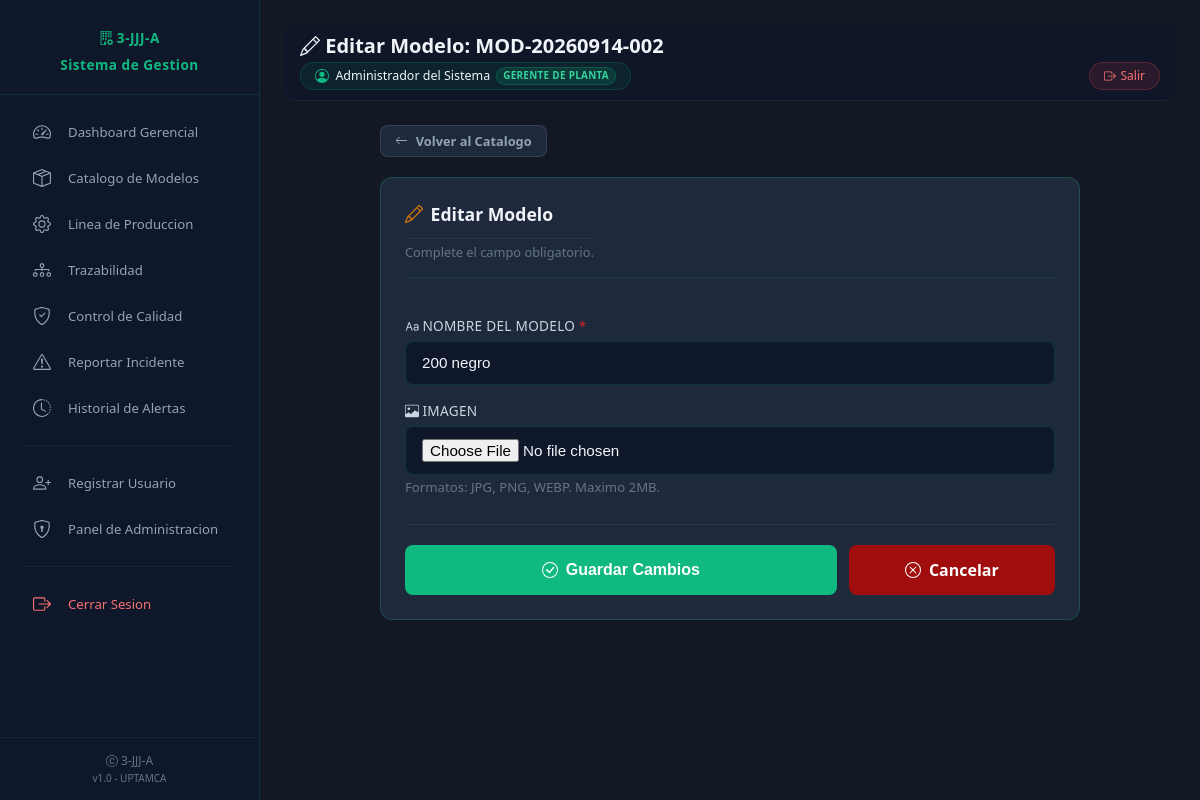
The page /catalogo/editar/MOD-20260914-002/ (signed in) on the database its author committed.
### core/models.py (models this page shows, shortened)
class Usuario(AuditoriaMixin):
    id_usuario = models.CharField(max_length=50, primary_key=True)
    nombre_completo = models.CharField(max_length=150)
    contrasenia = models.CharField(max_length=128)
    rol = models.CharField(max_length=50, choices=ROLES_CHOICES, default=ROL_OPERARIO)
    is_active = models.BooleanField(default=True)
    is_staff = models.BooleanField(default=False)
    fecha_registro = models.DateTimeField(auto_now_add=True)
    etapa_asignada = models.ForeignKey(
        'Etapa',
        on_delete=models.SET_NULL,
        null=True,
        blank=True,
        related_name='usuarios_asignados',
        verbose_name='Etapa Asignada'
    )
    class Meta:
        verbose_name = 'Usuario'
        verbose_name_plural = 'Usuarios'
        ordering = ['-fecha_registro']

class Modelo(AuditoriaMixin):
    id_modelo = models.CharField(max_length=50, primary_key=True)
    nombre = models.CharField(max_length=100)
    materiales = models.ManyToManyField(Material, through='MaterialModelo')
    fecha_registro = models.DateTimeField(auto_now_add=True)
    class Meta:
        verbose_name = 'Modelo de Calzado'
        verbose_name_plural = 'Modelos de Calzado'

### core/views.py (the view)
        def wrapper(request, *args, **kwargs):
            usuario = get_usuario_sesion(request)
            if not usuario:
                messages.error(request, 'Debe iniciar sesion para acceder.')
                return redirect('core:login')
            if tiene_password_temporal(usuario.id_usuario):
                messages.warning(
                    request,
                    'Debe cambiar su contraseña temporal antes de continuar.'
                )
                return redirect('core:cambiar_password_temporal')
            if usuario.rol not in roles_permitidos and not usuario.is_staff:
                return render(request, 'errors/403.html', status=403)
            request.usuario_actual = usuario
            return view_func(request, *args, **kwargs)

### templates/catalogo/registrar_modelo.html (shortened to what this page needs)
{% extends "base.html" %}
{% load static %}
{% block page_title %}
<i class="bi {% if modo == 'crear' %}bi-plus-circle{% else %}bi-pencil{% endif %}"></i>
{{ titulo }}
{% endblock %}
{% block content %}
<div class="page-registrar-modelo" style="max-width: 700px; margin: 0 auto;">
    <div style="margin-bottom: 20px;">
        <a href="{% url 'core:catalogo_modelos' %}" class="btn btn-secondary btn-sm">
            <i class="bi bi-arrow-left"></i> Volver al Catalogo
        </a>
    </div>
    <div class="card" style="border: 1px solid rgba(16, 185, 129, 0.25);">
        <div class="card-header" style="border-bottom: 1px solid rgba(16, 185, 129, 0.15); padding-bottom: 16px;">
            <div>
                <h2 style="font-size: 1.1rem; font-weight: 600; color: #f1f5f9; margin-bottom: 4px;">
                    {% if modo == 'crear' %}
                    <i class="bi bi-plus-circle" style="color: #059669;"></i> Registrar Nuevo Modelo de Calzado
                    {% else %}
                    <i class="bi bi-pencil" style="color: #d97706;"></i> Editar Modelo
                    {% endif %}
                </h2>
                <p style="font-size: 0.8rem; color: #64748b; margin: 0;">
                    Complete el campo obligatorio.
                </p>
            </div>
        </div>
        <form method="post" action="" enctype="multipart/form-data" style="padding-top: 20px;">
            <div class="form-group{% if form.nombre.errors %} field-error{% endif %}">
                <label for="{{ form.nombre.id_for_label }}" class="form-label">
                    <i class="bi bi-type"></i> {{ form.nombre.label }} <span style="color: #dc2626;">*</span>
                </label>
                {{ form.nombre }}
            </div>
            <div class="form-group{% if form.imagen.errors %} field-error{% endif %}">
                <label for="{{ form.imagen.id_for_label }}" class="form-label">
                    <i class="bi bi-image"></i> {{ form.imagen.label }}
                </label>
                {{ form.imagen }}
                <div class="help-text">Formatos: JPG, PNG, WEBP. Maximo 2MB.{% if modo == 'editar' and imagen_url %} Subir una nueva reemplaza la actual.{% endif %}</div>
            </div>
            <div style="display: flex; gap: 12px; margin-top: 28px; padding-top: 20px; border-top: 1px solid rgba(255,255,255,0.05);">
                <button type="submit" class="btn btn-primary btn-lg" style="flex: 1;">
                    <i class="bi bi-check-circle"></i>
                    {% if modo == 'crear' %}Registrar Modelo{% else %}Guardar Cambios{% endif %}
                </button>
                <a href="{% url 'core:catalogo_modelos' %}" class="btn btn-danger btn-lg" style="flex: 0.4;">
                    <i class="bi bi-x-circle"></i> Cancelar
                </a>
            </div>
        </form>
    </div>
</div>
{% endblock %}

### templates/base.html (shortened to what this page needs)
{% load static %}
<!DOCTYPE html>
<html lang="es">
<head>
    <link rel="stylesheet" href="{% static 'css/custom.css' %}">
    <link rel="stylesheet" href="{% static 'css/responsive.css' %}">
    <link rel="stylesheet" href="{% static 'css/3jjja-icons-mask.css' %}">
    <link rel="stylesheet" href="{% static 'css/app.css' %}"></head>
<body>
    <nav class="sidebar" id="sidebar">
        <div class="sidebar-header">
            <div class="sidebar-brand" style="display:none;">
                <i class="bi bi-building-gear"></i> 3-JJJ-A
            </div>
            <div class="sidebar-brand">
                Sistema de Gestion
            </div>
        </div>
        <ul class="sidebar-nav">
            {% if usuario.rol in "GERENTE,SUBGERENTE" or usuario.is_staff %}
            <li class="{% if request.resolver_match.url_name == 'dashboard' %}active{% endif %}">
                <a href="{% url 'core:dashboard' %}">
                    <i class="bi bi-speedometer2"></i>
                    Dashboard Gerencial
                </a>
            </li>
            {% endif %}
            {% if usuario.rol in "GERENTE,SUBGERENTE" or usuario.is_staff %}
            <li class="{% if 'catalogo' in request.resolver_match.url_name %}active{% endif %}">
                <a href="{% url 'core:catalogo_modelos' %}">
                    <i class="bi bi-box-seam"></i>
                    Catalogo de Modelos
                </a>
            </li>
            {% endif %}
            {% if usuario.rol in "DIRECTOR_PRODUCCION,DIRECTOR_DESPACHO" or usuario.is_staff %}
            <li class="{% if request.resolver_match.url_name == 'configuracion' %}active{% endif %}">
                <a href="{% url 'core:configuracion' %}">
                    <i class="bi bi-gear"></i>
                    Linea de Produccion
                </a>
            </li>
            {% endif %}
            {% if usuario.rol == 'DIRECTOR_PRODUCCION' or usuario.is_staff %}
            <li class="{% if request.resolver_match.url_name == 'trazabilidad' %}active{% endif %}">
                <a href="{% url 'core:trazabilidad' %}">
                    <i class="bi bi-diagram-3"></i>
                    Trazabilidad
                </a>
            </li>
            {% endif %}
            {% if usuario.is_staff or usuario.etapa_asignada and usuario.etapa_asignada.nombre_etapa|lower == 'calidad' %}
            <li class="{% if request.resolver_match.url_name == 'calidad' %}active{% endif %}">
                <a href="{% url 'core:calidad' %}">
                    <i class="bi bi-shield-check"></i>
                    Control de Calidad
                </a>
            </li>
            {% endif %}
            {% if usuario %}
            <li class="{% if request.resolver_match.url_name == 'reportar_incidente' %}active{% endif %}">
                <a href="{% url 'core:reportar_incidente' %}">
                    <i class="bi bi-exclamation-triangle"></i>
                    Reportar Incidente
                </a>
            </li>
            {% endif %}
            {% if usuario.rol in "GERENTE,SUBGERENTE" or usuario.is_staff %}
            <li class="{% if request.resolver_match.url_name == 'historial_incidentes' %}active{% endif %}">
                <a href="{% url 'core:historial_incidentes' %}">
                    <i class="bi bi-clock-history"></i>
                    Historial de Alertas
                </a>
            </li>
            {% endif %}
            <li style="margin: 16px 12px; border-top: 1px solid rgba(16, 185, 129, 0.1); list-style: none;"></li>
            {% if usuario.is_staff %}
            <li class="{% if request.resolver_match.url_name == 'registro' %}active{% endif %}">
                <a href="{% url 'core:registro' %}">
                    <i class="bi bi-person-plus"></i>
                    Registrar Usuario
                </a>
            </li>
            {% endif %}
            {% if usuario.is_staff %}
            <li class="{% if request.resolver_match.url_name == 'panel_admin' %}active{% endif %}">
                <a href="{% url 'core:panel_admin' %}">
                    <i class="bi bi-shield-lock"></i>
                    Panel de Administracion
                </a>
            </li>
            {% endif %}
            <li style="margin: 16px 12px; border-top: 1px solid rgba(16, 185, 129, 0.1); list-style: none;"></li>
            <li>
                <a href="{% url 'core:logout' %}" style="color: #f87171;">
                    <i class="bi bi-box-arrow-right"></i>
                    Cerrar Sesion
                </a>
            </li>
        </ul>
        <div class="sidebar-footer">
            <i class="bi bi-c-circle"></i> 3-JJJ-A<br>
            <small>v1.0 - UPTAMCA</small>
        </div>
    </nav>
    <main class="main-content">
        <div class="topbar">
            <div class="topbar-inner">
                <div class="topbar-title">
                    {% block page_title %}Dashboard{% endblock %}
                </div>
                <div class="topbar-user">
                    <div class="user-badge-chip" title="{{ usuario.nombre_completo|default:usuario.id_usuario }} - {{ usuario.get_rol_display|default:"Usuario" }}">
                        <i class="bi bi-person-circle"></i>
                        <span class="user-name">{{ usuario.nombre_completo|default:usuario.id_usuario }}</span>
                        <span class="user-role-pill user-role-full">{{ usuario.get_rol_display|default:"Usuario" }}</span>
                    </div>
                    <a href="{% url 'core:logout' %}" class="btn-logout-chip" title="Cerrar Sesion">
                        <i class="bi bi-box-arrow-right"></i>
                        <span class="logout-text">Salir</span>
                    </a>
                </div>
            </div>
        </div>
        {% block content %}{% endblock %}
    </main>
</body>
</html>

### rows shown on the page
Usuario: nombre_completo "Administrador del Sistema", rol "GERENTE DE PLANTA"
Modelo: nombre "200 negro"

### other values the page prints
{{ titulo }} "Editar Modelo: MOD-20260914-002"
